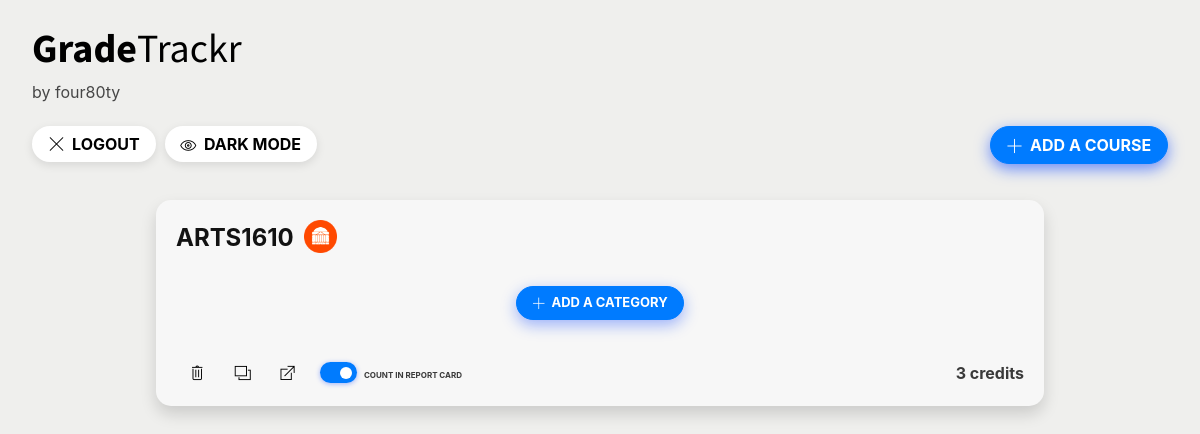
Before: /dashboard/ (signed in) with the older database file.
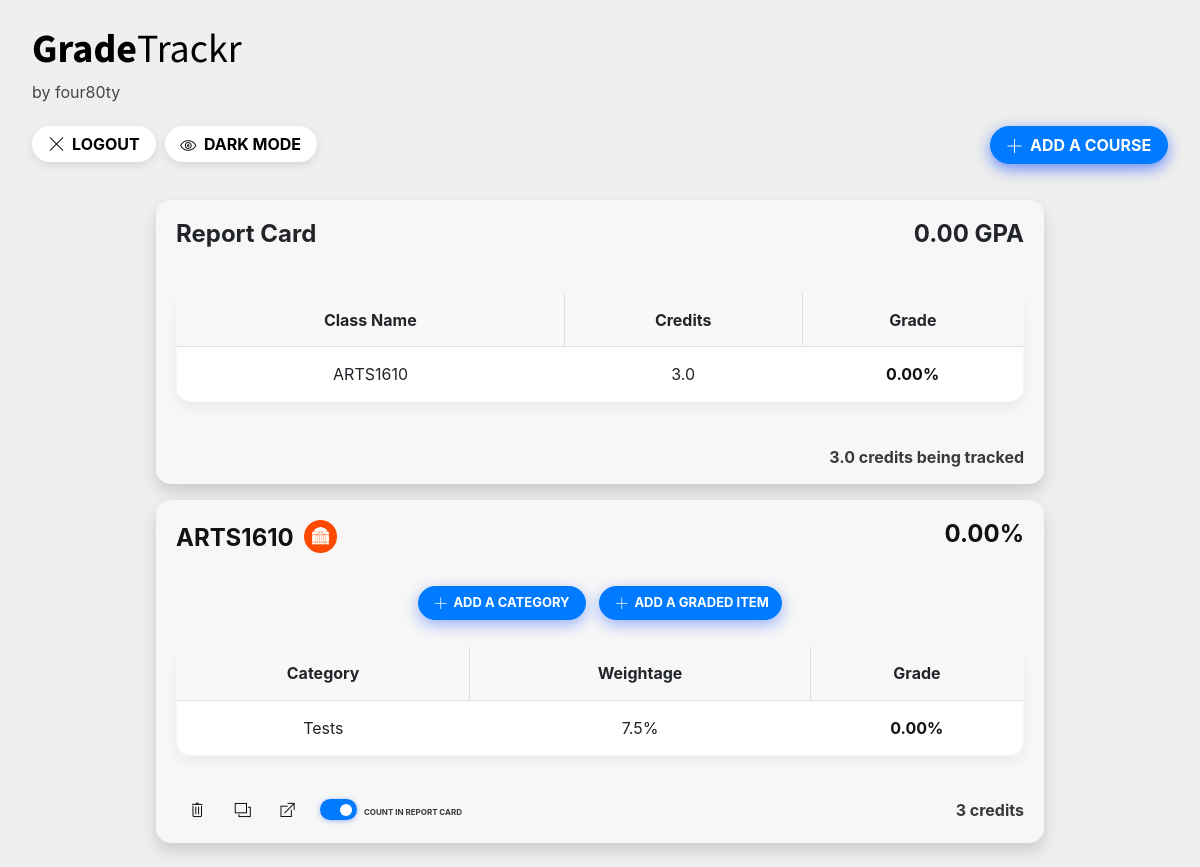
After: the same page with the newer database file.
### gradetracker/models.py (models this page shows, shortened)
class Course(models.Model):
    Finished_Course = models.BooleanField(default=False)  # do we track this course or is this a legacy course?
    Verified_Class = models.BooleanField(default=False)  # is this an official Lou's List class we have found?
    Include_In_GPA = models.BooleanField(
        default=True)  # is this class used in GPA calculation or is it just a fork of a class someone uses purely for "what if" tracking purposes?
    Professor_Email = models.EmailField(null=True)  # if verified class, then we should be able to get this info
    Average_From_VAgrades = models.DecimalField(max_digits=6, decimal_places=2,
                                                null=True)  # if verified we should be able to scrape grade from VAgrades.com
    name = models.CharField(max_length=100)  # either searchable name from Lou's List or enter your own, <100 characters
    number_Of_Credits = models.DecimalField(max_digits=2,
                                            decimal_places=1)  # because now they have half credit courses or something?
    target_Grade = models.DecimalField(max_digits=5, decimal_places=2,
                                       null=True)  # for assholes who want a target grade of a 100.00%
    student_It_Belongs_To = models.ForeignKey(Student, on_delete=models.CASCADE, related_name="courses")
    avgGrade = models.ForeignKey(SingularGradeItem, on_delete=models.CASCADE, related_name="avgGrade", null=True)

class Student(models.Model):
    user = models.OneToOneField(User, on_delete=models.CASCADE, primary_key=True)
    cumulativeCredits = models.DecimalField(max_digits=4, decimal_places=1, default=0)
    cumulativeGPA = models.ForeignKey(SingularGradeItem, on_delete=models.CASCADE, related_name="cumGPA", null=True)
    darkMode = models.BooleanField(default=False)
    def __str__(self):
        return self.user.username

class SingularGradeItem(models.Model):
    gradePercentage = models.DecimalField(max_digits=5, decimal_places=2)
    datetimeWhenInputted = models.DateTimeField(auto_now=False, auto_now_add=True)
    didGradeGoUp = models.BooleanField(null=True)  # true means it went up compared to last stored value

class GradeCategory(models.Model):
    name = models.CharField(max_length=100)
    weightage = models.DecimalField(max_digits=5,
                                    decimal_places=2)
    courseItBelongsTo = models.ForeignKey(Course, on_delete=models.CASCADE, related_name="categories")
    avgCategoryGrade = models.ForeignKey(SingularGradeItem, on_delete=models.CASCADE, related_name="avgCategoryGrade", null=True)

### gradetracker/views.py (the view)
# urls.py: path('dashboard/', views.CourseDashboard, name='dashboard'),
def CourseDashboard(request):
    if request.user.is_authenticated:
        coursesAndTheirCategories={}
        showReportCardOrNot = False
        for course in Course.objects.all().filter(student_It_Belongs_To=Student.objects.get(user=request.user)):
            cats = GradeCategory.objects.all().filter(courseItBelongsTo=course)
            if (course.avgGrade != None and course.Include_In_GPA):
                showReportCardOrNot = True
            if (len(cats)>=1):
                coursesAndTheirCategories[course]=[]
            for cat in cats:
                coursesAndTheirCategories[course].append(cat)
        context = {
            'username': request.user,
            'student': Student.objects.get(user_id=request.user.id),
            'courses_list': Course.objects.all().filter(student_It_Belongs_To=Student.objects.get(user=request.user)),
            'cum': Student.objects.all().get(user=request.user).cumulativeCredits,
            'coursesAndTheirCategories': coursesAndTheirCategories,
            'showReportCardOrNot': showReportCardOrNot
        }
        return render(request, "gradetracker/dashboard.html", context)
    else:
        return HttpResponseRedirect(reverse("google_login"))

### gradetracker/templates/gradetracker/dashboard.html (shortened to what this page needs)
{% extends 'gradetracker/template.html' %}
{% block content %}
{% load static %}
{% load gradetracker_tags %}
<link rel="stylesheet" href="https://cdnjs.cloudflare.com/ajax/libs/font-awesome/4.7.0/css/font-awesome.min.css">
{% if courses_list %}
<div class="m container justify-content-center" id="main">
        <div class="cardGrid">
{% if showReportCardOrNot %}
<div class="card scene_element scene_element--fadein" style="width: 80%; float:left;margin-left: 10%;" id="beautifiedCard">
  <div class="card-body" style="padding-bottom: 1.75%;">
    <h4 class="card-title" style="font-size:1.5em"><b>Report Card
      {% if not student.cumulativeGPA.gradePercentage == None %}
              <div style="float:right">
              &nbsp;&nbsp;{{ student.cumulativeGPA.gradePercentage }} GPA
              </div>
      {% endif %}
    </b></h4>
    <p class="card-text" style="color:black; text-align: center;">
      <table style="margin-top: 5%;width:100%;text-align: center;margin-bottom: 5%;">
        <tr style="padding:1%">
          <th>Class Name</th>
          <th>Credits</th>
          <th>Grade</th>
        </tr>
        {% for course in courses_list %}
                  {% if not course.avgGrade == None and course.Include_In_GPA == True%}
                  <tr>
                  <td>{{course.name}}</td>
                  <td>{{course.number_Of_Credits}}</td>
                  <td><b>
                  {% if course.avgGrade.didGradeGoUp %}
                  <span style="color:rgb(0, 165, 27)"><span class="fa fa-caret-up"></span>&nbsp;{{ course.avgGrade.gradePercentage }}%</span>
                  {% elif course.avgGrade.didGradeGoUp == None %}
                  <span class="darkMode">{{ course.avgGrade.gradePercentage }}%</span>
                  {% else %}
                  <span style="color:red"><span class="fa fa-caret-down"></span>&nbsp;{{ course.avgGrade.gradePercentage }}%</span>
                  {% endif %}
                  {% endif %}</b></td>
                </tr>
      {% endfor %}
      </table>
    </p>
    <span style="float: right;" class="lighterDarkMode"><b>{{cum}} credits being tracked</b></span>
  </div>
</div>
{% endif %}
    {% for course in courses_list %}
            <div class="card scene_element scene_element--fadein" style="width: 80%;margin-left: 10%;" id="beautifiedCard">
                <div class="card-body" style="padding-bottom: 1.75%;">
                    <a href="{% url 'gradetracker:course_overview' course_id=course.id%}" class="mainLogo"> <h4 class="card-title darkMode" style="font-size:1.5em"><b>{{ course.name }}
                      {% if course.Verified_Class %}
                       <span id="verification" class="rotunda" style="vertical-align: -7px;" title="This is a verified UVA course"></span>
                       {% endif %}
                      {% if not course.avgGrade == None %}
                      <div style="float:right">
                      {% if course.avgGrade.didGradeGoUp %}
                      <span class="fa fa-caret-up" style="color:rgb(0, 165, 27);vertical-align: 1px;" title="Grade increased since last time"></span><span style="color:rgb(0, 165, 27);">
                      {% elif course.avgGrade.didGradeGoUp == None %}
                      <span class="darkMode">
                      {% else %}
                      <span class="fa fa-caret-down" style="color:red;vertical-align: 1px;" title="Grade decreased since last time"></span><span style="color:red;">
                      {% endif %}
                    &nbsp;{{ course.avgGrade.gradePercentage }}%</span>
                  </div>
                  {% endif %}
                    </b></h4></a>
                  <p class="card-text" style="color:black; text-align: center;">
                    <div style="text-align: center;padding-bottom: 3%;padding-top: 2%;">
                      <a onclick="document.getElementById('overlay').style.display='block';document.getElementById('{{course.id}}CATEGORY').style.display='block';" class="btn btn-primary scene_element scene_element--fadein" style="color:white;border-radius: 99px;box-shadow: 0 5px 15px rgba(18, 73, 255, 0.4);font-size: small;"><b>&nbsp;<span class="ti-plus" style="vertical-align: -1.85px;"></span>&nbsp;&nbsp;ADD A CATEGORY&nbsp;</b></a>
                      {% if coursesAndTheirCategories|get_item:course != None %}
                      <a onclick="document.getElementById('overlay').style.display='block';document.getElementById('{{course.id}}ASS').style.display='block';" class="btn btn-primary" style="border-radius: 99px;box-shadow: 0 5px 15px rgba(18, 73, 255, 0.4);color:white;font-size: small;">
                        <b>&nbsp;<span class="ti-plus" style="vertical-align: -1.85px;"></span>&nbsp;&nbsp;ADD A GRADED ITEM</a></b>
                      {% endif %}
                    </div>
                {% for key, value in coursesAndTheirCategories.items %}
                {% if key == course %}
                <a href="{% url 'gradetracker:course_overview' course_id=course.id%}" class="mainLogo">
                <table style="width:100%;text-align: center;margin-bottom: 5%;">
                  <tr style="padding:1%">
                    <th>Category</th>
                    <th>Weightage</th>
                    <th>Grade</th>
                  </tr>
                {% for category in value %}
                            <tr>
                            <td>{{category.name}}</td>
                            <td>{{category.weightage|floatformat}}%</td>
                            <td><b>
                            {% if category.avgCategoryGrade.didGradeGoUp %}
                            <span style="color:rgb(0, 165, 27)"><span class="fa fa-caret-up"></span>&nbsp;{{ category.avgCategoryGrade.gradePercentage }}%</span>
                            {% elif category.avgCategoryGrade.didGradeGoUp == None %}
                            <span class="darkMode">{{ category.avgCategoryGrade.gradePercentage }}%</span>
                            {% else %}
                            <span style="color:red"><span class="fa fa-caret-down"></span>&nbsp;{{ category.avgCategoryGrade.gradePercentage }}%</span></b>
                            {% endif %}
                            </td>
                          </tr>
                {% endfor %}
                </table>
              </a>
                {% endif %}
                {% endfor %}
              </p>
                  <a href="{% url 'gradetracker:delete_course' course_id=course.id%}" onclick="return confirm('Are you sure you want to delete this course?')" id="miniButtonRed"><span class="ti-trash"></span></a>
                  <a href="{% url 'gradetracker:duplicate_course' course_id=course.id%}" onclick="" id="miniButtons" data-toggle="tooltip" data-placement="top" title="Duplicate this course"><span class="ti-layers"></span></a>
                  <a href="{% url 'gradetracker:course_overview' course_id=course.id%}" onclick="" id="miniButtons" style="vertical-align: 1px; padding-right: 1%;"><span class="ti-new-window"></span></a>
                  <label class="switch" style="vertical-align: 18.5px;margin-left: 1.25%;">
                    <span class="slider round"></span>
                  </label><span style="font-size: 0.5em;vertical-align: 2.5px;" class="lighterDarkMode">&nbsp;&nbsp;&nbsp;<b>COUNT IN REPORT CARD</b></span>
                  <span style="float: right;" class="lighterDarkMode"><b>{{ course.number_Of_Credits|floatformat }} credits</b></span>
                </div>
              </div>
    {% endfor %}
            </div>
</div>
{% endif %}
{% endblock content %}

### gradetracker/templates/gradetracker/template.html (shortened to what this page needs)
{% load static %}
{% load socialaccount %}
<head>
  </head>
<link rel="stylesheet" href="https://stackpath.bootstrapcdn.com/bootstrap/4.4.1/css/bootstrap.min.css">
{% if student.darkMode == False %}
<link rel="stylesheet" type="text/css" href="{% static 'gradetracker/lightStyle.css' %}">
{% else %}
<link rel="stylesheet" type="text/css" href="{% static 'gradetracker/style.css' %}">
{% endif %}
<div class="m" id="main">
<div class = "jumbotron scene_element2 scene_element2--fadein" style="background-color: transparent; padding-top: 2%; padding-bottom: 0%; transition-duration: 1s;margin-bottom: 0;">
    <a class="mainLogo" href="/"><h1 class = "display-5" align = "left" style="font-family: 'Source Sans Pro', sans-serif;"><b>Grade</b>Trackr</h1></a>
    <p align = "left" style="color:#464646;padding-bottom: 0.5%;">by four80ty</p>
    <div style="padding-bottom: 2%;">
        {% if user.is_authenticated %}
            <form method = "post" action="{% url 'account_logout' %}">
                <button type="submit" class="btn btn-info" onclick="return confirm('Are you sure you want to logout?')" id="logOutButton">&nbsp;<b><span class="ti-close" style="vertical-align: -1.5px;"></span>&nbsp;&nbsp;LOGOUT&nbsp;</b></button>&nbsp;
                <a onclick="toggleDark();" class="btn btn-info darkMode" style="width: auto; border-radius: 99px;border-style: none;" id="toggleDark"><b>&nbsp;<span class="ti-eye" style="vertical-align: -1.85px;"></span>&nbsp;&nbsp;{% if student.darkMode == False %}DARK MODE{% else %}LIGHT MODE{% endif %}&nbsp;</b></a>
                <a onclick="document.getElementById('addNewCourse').style.display='block';document.getElementById('overlay').style.display='block';" class="btn btn-primary" style="color:white;width: auto; border-radius: 99px;box-shadow: 0 5px 15px rgba(18, 73, 255, 0.6);float:right"><b>&nbsp;<span class="ti-plus" style="vertical-align: -1.85px;"></span>&nbsp;&nbsp;ADD A COURSE&nbsp;</b></a>
            </form>
        {% else %}
        <form>
            <div class = "form-row">
                <a class="btn btn-info" href="{% provider_login_url 'google' %}" id="logInButton">Sign in with Google</a>
            </div>
        </form>
            {% endif %}
    </div>
</div>
</div>
<div>
    {% block content %}
    {% endblock %}
</div>

Changed rows visible on the page:
now on this page (row unchanged): Student: cumulativeGPA.gradePercentage "0.00", cumulativeCredits "3.0"
now on one of the page's lists (row edited): Course: name "ARTS1610", number_Of_Credits "3.0", avgGrade.gradePercentage "0.00"
changed Course "ARTS1610": avgGrade_id empty → 9 (drawn); avgGrade.gradePercentage (not shown) → "0.00"
added GradeCategory: name "Tests", weightage "7.5", avgCategoryGrade.gradePercentage "0.00"
Other visible differences:
text now shown: "Report Card GPA Class Name Credits Grade credits being tracked"
